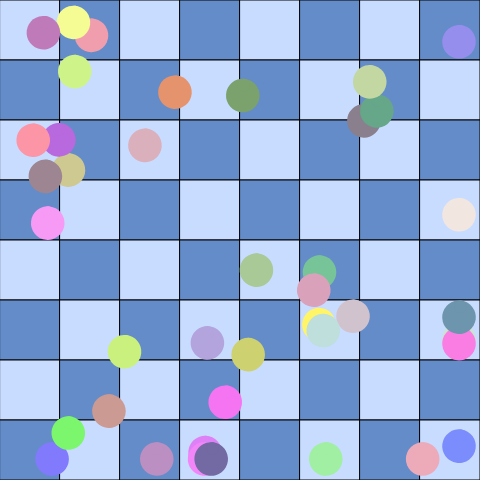
Frame 1 (no input)
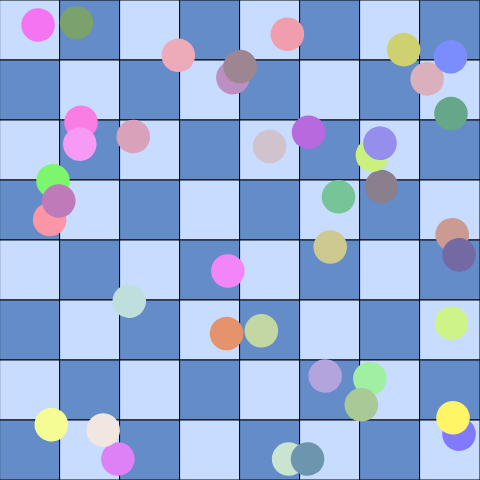
Frame 60 (no input)
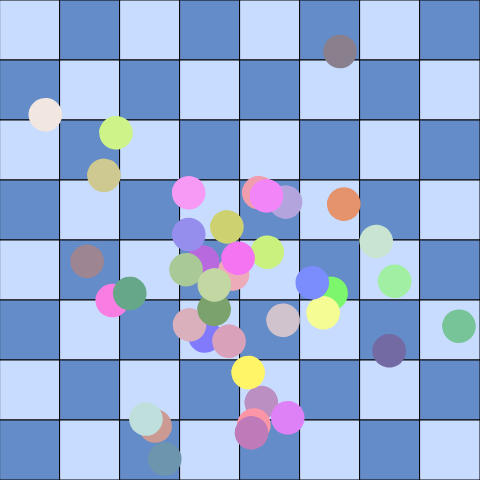
Frame 120 (the mouse pressed at the canvas centre since frame 60)

The p5.js sketch that drew these frames (run headless with seeded random() and noise() and a simulated clock; from frame 60 on, the mouse is pressed at the canvas centre):

// p5.js sketch
// ── sketch.js
let pieces = [];
const boardSize = 8;
const squareSize = 60;
const gridSize = boardSize * squareSize;
let time = 0;

class Piece {
  constructor() {
    this.reset();
    this.size = squareSize * 0.7;
    this.speed = random(0.005, 0.02);
    this.angle = random(TWO_PI);
    this.color = color(random(100, 255), random(100, 255), random(100, 255));
  }

  reset() {
    this.x = random(gridSize);
    this.y = random(gridSize);
    this.targetX = random(gridSize);
    this.targetY = random(gridSize);
    this.transition = 0;
  }

  update() {
    time += this.speed;
    this.transition += 0.01;
    
    // Smoothly transition between targets
    if (this.transition >= 1) {
      this.reset();
    }
    
    const t = easeInOut(this.transition);
    this.x = lerp(this.x, this.targetX, t);
    this.y = lerp(this.y, this.targetY, t);
    
    // Add some gentle floating motion
    this.x += sin(time * 0.5) * 0.5;
    this.y += cos(time * 0.3) * 0.5;
    
    // Keep within bounds
    this.x = constrain(this.x, 0, gridSize - this.size);
    this.y = constrain(this.y, 0, gridSize - this.size);
  }

  display() {
    push();
    translate(this.x + this.size/2, this.y + this.size/2);
    rotate(time * 0.3);
    
    fill(this.color);
    noStroke();
    
    // Draw a simple chess piece shape (king-like)
    ellipse(0, 0, this.size * 0.8, this.size * 0.8);
    ellipse(0, -this.size/4, this.size * 0.3, this.size * 0.3);
    
    pop();
  }
}

function setup() {
  createCanvas(gridSize, gridSize);
  
  // Create pieces
  for (let i = 0; i < 40; i++) {
    pieces.push(new Piece());
  }
}

function draw() {
  background(240);
  
  // Draw chessboard pattern
  for (let y = 0; y < boardSize; y++) {
    for (let x = 0; x < boardSize; x++) {
      if ((x + y) % 2 === 0) {
        fill(200, 220, 255);
      } else {
        fill(100, 140, 200);
      }
      rect(x * squareSize, y * squareSize, squareSize, squareSize);
    }
  }
  
  // Update and display pieces
  for (let piece of pieces) {
    piece.update();
    piece.display();
  }
}

function easeInOut(t) {
  return t < 0.5 ? 2 * t * t : -1 + (4 - 2 * t) * t;
}
